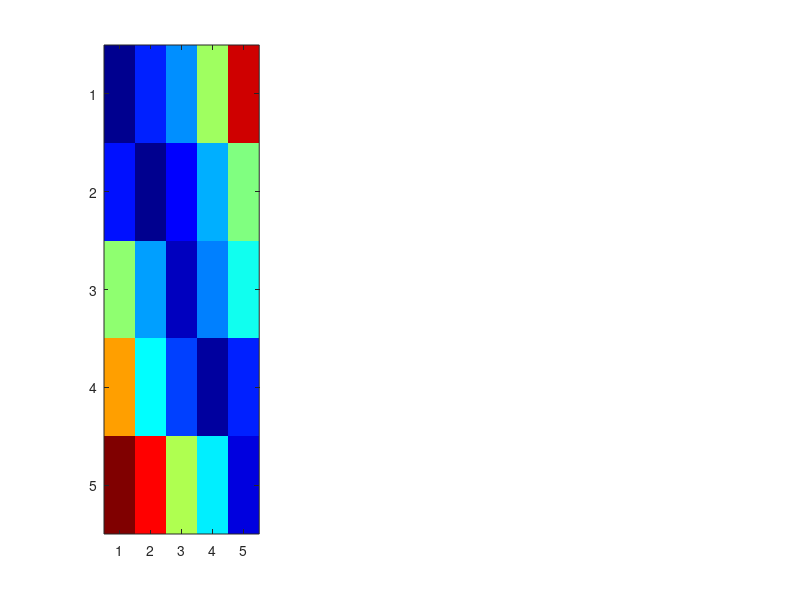

This figure's MATLAB source: (Note: this script raises an error after producing the figure.)
clear; clc;
warning('off');

%% plot
load('Figure3ab_results_data.mat')
figure('Color','white');
median_error_FPAuhf = median_error_FPAuhf(1:5,1:5);
subplot(1,3,1)
[m, n] = size(median_error_FPAuhf);
imagesc(median_error_FPAuhf); colormap('jet'); clim([0,25]); hold on;
title('FPA_{uhf}');set(gca, 'YDir', 'reverse');
xticks([1:m]); xticklabels(char(64+[1:m]'));
yticks([1:n]); yticklabels(char(64+[1:n]'));
xlabel('Training Session'); ylabel('Testing Session');

textStrings = num2str(median_error_FPAuhf(:), '%0.1f');       % Create strings from the matrix values
textStrings = strtrim(cellstr(textStrings));  % Remove any space padding
[x, y] = meshgrid(1:m);  % Create x and y coordinates for the strings
idxc = x == y;
hStrings = text(x(~idxc), y(~idxc), textStrings(~idxc), ...  % Plot the strings
                'HorizontalAlignment', 'center', 'Color', 'k');
hStrings = text(x(idxc), y(idxc), textStrings(idxc), ...  % Plot the strings
                'HorizontalAlignment', 'center', 'Color', 'w');

subplot(1,3,2)
median_error_dLFPTheta = median_error_dLFPTheta(1:5,1:5);
imagesc(median_error_dLFPTheta); colormap('jet'); clim([0,20]);
title('dLFP_{\theta}');
xticks([1:m]); xticklabels(char(64+[1:m]'));
yticks([1:n]); yticklabels(char(64+[1:n]'));
xlabel('Training Session'); ylabel('Testing Session');
set(gca, 'YDir', 'reverse');
textStrings = num2str(median_error_dLFPTheta(:), '%0.1f');       % Create strings from the matrix values
textStrings = strtrim(cellstr(textStrings));  % Remove any space padding
[x, y] = meshgrid(1:m);  % Create x and y coordinates for the strings
idxc = x == y;
hStrings = text(x(~idxc), y(~idxc), textStrings(~idxc), ...  % Plot the strings
                'HorizontalAlignment', 'center', 'Color', 'k');
hStrings = text(x(idxc), y(idxc), textStrings(idxc), ...  % Plot the strings
                'HorizontalAlignment', 'center', 'Color', 'w');
            
subplot(1,3,3)
median_error_joint = median_error_joint(1:5,1:5);
imagesc(median_error_joint); colormap('jet'); clim([0,20]);
title('FPA_{uhf}+dLFP_{\Theta}');
xticks([1:m]); xticklabels(char(64+[1:m]'));
yticks([1:n]); yticklabels(char(64+[1:n]'));
xlabel('Training Session'); ylabel('Testing Session');
set(gca, 'YDir', 'reverse');
textStrings = num2str(median_error_joint(:), '%0.1f');       % Create strings from the matrix values
textStrings = strtrim(cellstr(textStrings));  % Remove any space padding
[x, y] = meshgrid(1:m);  % Create x and y coordinates for the strings
idxc = x == y;
hStrings = text(x(~idxc), y(~idxc), textStrings(~idxc), ...  % Plot the strings
                'HorizontalAlignment', 'center', 'Color', 'k');
hStrings = text(x(idxc), y(idxc), textStrings(idxc), ...  % Plot the strings
                'HorizontalAlignment', 'center', 'Color', 'w');
            
savefig(gcf,'Figure3a.fig','compact');

%%
figure('Color','white');
FPA = median_error_FPAuhf;
atheta = median_error_dLFPTheta;
joint = median_error_joint;
diagre = zeros(0);
for dd = -4:4
    deagre(dd+5,1) = mean(diag(FPA,dd));
    deagre(dd+5,2) = mean(diag(atheta,dd));
    deagre(dd+5,3) = mean(diag(joint,dd));
end

plot(deagre,'LineWidth',2); xticks([1,9]);
xticks([1,3,5,7,9]); xticklabels([-4,-2,0,2,4]); ylim([0,20]); yticks([0:5:20]);
legend({'FPA_{uhf}','dLFP_{\theta}','FPA_{uhf}+dLFP_{\theta}'},'Location','north');
ylabel('Decoding median error (cm)');
xlabel('k-th diagonal');
savefig(gcf,'Figure3b.fig','compact');
